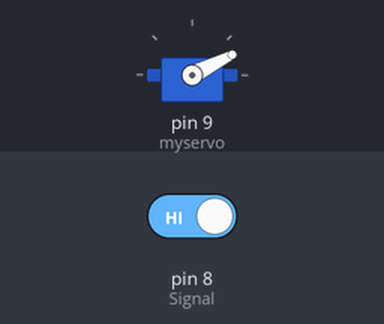
Recording of a sketch running on a simulated Arduino Uno, built with avr-gcc and run on an emulated ATmega328P. On the bench: servo. The test bench sets the inputs (shaded band); at power-on: pin 8 (Signal) HIGH.

Above: at 0.15 s.
At 1.4 s:
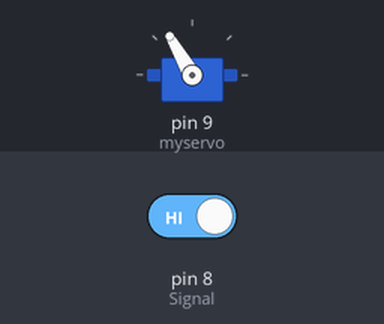
1.5 s: pin 8 (Signal) driven LOW
At 3.6 s:
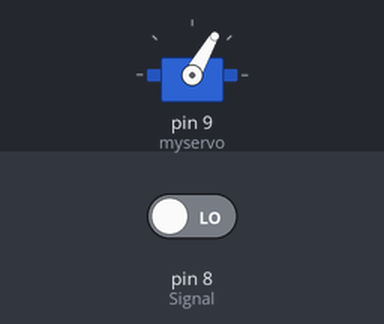
Timing chart, 0 to 5.1 s (numbered marks = the images above; inputs shaded):
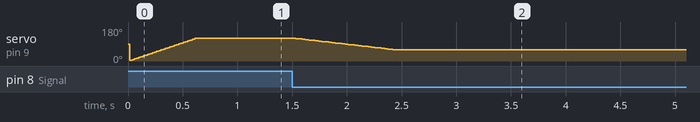

The sketch:

automatic_hand_sanitizer.ino
```cpp
#include <Servo.h>
Servo myservo;
int pos;
int Signal = 8;
void setup()
{
  pinMode(Signal, INPUT);
  myservo.attach(9);
}
void loop() {
  int buttonState = digitalRead(Signal);
  delay(1);
if (buttonState == 0)
    {
  for ( ;pos >= 60; pos -= 1)
   {
    myservo.write(pos);
    delay(15);
   }
    }
else
    {
  for ( ;pos <= 120; pos += 1)
  {
    myservo.write(pos);
    delay(5);
   }
    }
}
```
